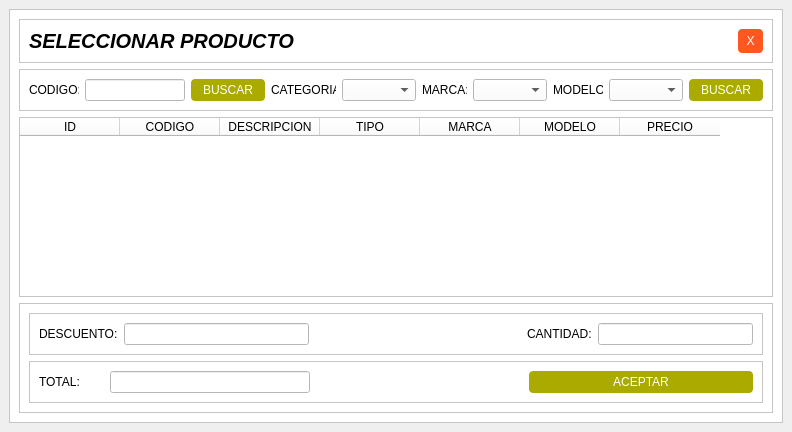
<?xml version="1.0" encoding="UTF-8"?>
<ui version="4.0">
 <class>sell_w</class>
 <widget class="QMainWindow" name="sell_w">
  <property name="geometry">
   <rect>
    <x>0</x>
    <y>0</y>
    <width>792</width>
    <height>432</height>
   </rect>
  </property>
  <property name="windowTitle">
   <string>MainWindow</string>
  </property>
  <widget class="QWidget" name="centralwidget">
   <layout class="QHBoxLayout" name="horizontalLayout">
    <item>
     <widget class="QFrame" name="frame">
      <property name="styleSheet">
       <string notr="true">background-color: rgb(255, 255, 255);</string>
      </property>
      <property name="frameShape">
       <enum>QFrame::StyledPanel</enum>
      </property>
      <property name="frameShadow">
       <enum>QFrame::Raised</enum>
      </property>
      <layout class="QVBoxLayout" name="verticalLayout_2">
       <item>
        <widget class="QFrame" name="frame_6">
         <property name="frameShape">
          <enum>QFrame::StyledPanel</enum>
         </property>
         <property name="frameShadow">
          <enum>QFrame::Raised</enum>
         </property>
         <layout class="QHBoxLayout" name="horizontalLayout_5">
          <item>
           <widget class="QLabel" name="label_2">
            <property name="font">
             <font>
              <family>MS Sans Serif</family>
              <pointsize>15</pointsize>
              <weight>75</weight>
              <italic>true</italic>
              <bold>true</bold>
             </font>
            </property>
            <property name="text">
             <string>SELECCIONAR PRODUCTO</string>
            </property>
           </widget>
          </item>
          <item>
           <spacer name="horizontalSpacer_4">
            <property name="orientation">
             <enum>Qt::Horizontal</enum>
            </property>
            <property name="sizeType">
             <enum>QSizePolicy::Ignored</enum>
            </property>
            <property name="sizeHint" stdset="0">
             <size>
              <width>345</width>
              <height>20</height>
             </size>
            </property>
           </spacer>
          </item>
          <item>
           <widget class="QPushButton" name="pushButton">
            <property name="maximumSize">
             <size>
              <width>25</width>
              <height>25</height>
             </size>
            </property>
            <property name="sizeIncrement">
             <size>
              <width>0</width>
              <height>0</height>
             </size>
            </property>
            <property name="styleSheet">
             <string notr="true">QPushButton {
background-color: #ff5722;
		border-radius: 4px;
		color: #fff;
}

QPushButton:hover {
 background-color: rgb(170, 170, 150);
}</string>
            </property>
            <property name="text">
             <string>X</string>
            </property>
           </widget>
          </item>
         </layout>
        </widget>
       </item>
       <item>
        <widget class="QFrame" name="frame_2">
         <property name="frameShape">
          <enum>QFrame::StyledPanel</enum>
         </property>
         <property name="frameShadow">
          <enum>QFrame::Raised</enum>
         </property>
         <layout class="QHBoxLayout" name="horizontalLayout_2">
          <item>
           <widget class="QLabel" name="label">
            <property name="maximumSize">
             <size>
              <width>50</width>
              <height>16777215</height>
             </size>
            </property>
            <property name="text">
             <string>CODIGO:</string>
            </property>
           </widget>
          </item>
          <item>
           <widget class="QLineEdit" name="cod_seleccion">
            <property name="maximumSize">
             <size>
              <width>100</width>
              <height>16777215</height>
             </size>
            </property>
           </widget>
          </item>
          <item>
           <widget class="QPushButton" name="buscar_cod_sel">
            <property name="maximumSize">
             <size>
              <width>16777215</width>
              <height>40</height>
             </size>
            </property>
            <property name="styleSheet">
             <string notr="true">QPushButton {
	background-color: rgb(170, 170, 0);
		border-radius: 4px;
		color: #fff;
}

QPushButton:hover {
 background-color: rgb(170, 170, 150);

}</string>
            </property>
            <property name="text">
             <string>BUSCAR</string>
            </property>
           </widget>
          </item>
          <item>
           <widget class="QLabel" name="label_3">
            <property name="maximumSize">
             <size>
              <width>65</width>
              <height>16777215</height>
             </size>
            </property>
            <property name="text">
             <string>CATEGORIA:</string>
            </property>
           </widget>
          </item>
          <item>
           <widget class="QComboBox" name="cat_cbx_seleccion">
            <property name="maximumSize">
             <size>
              <width>100</width>
              <height>16777215</height>
             </size>
            </property>
           </widget>
          </item>
          <item>
           <widget class="QLabel" name="label_4">
            <property name="maximumSize">
             <size>
              <width>45</width>
              <height>16777215</height>
             </size>
            </property>
            <property name="text">
             <string>MARCA:</string>
            </property>
           </widget>
          </item>
          <item>
           <widget class="QComboBox" name="mar_cbx_seleccion">
            <property name="maximumSize">
             <size>
              <width>100</width>
              <height>16777215</height>
             </size>
            </property>
           </widget>
          </item>
          <item>
           <widget class="QLabel" name="label_5">
            <property name="maximumSize">
             <size>
              <width>50</width>
              <height>16777215</height>
             </size>
            </property>
            <property name="text">
             <string>MODELO:</string>
            </property>
           </widget>
          </item>
          <item>
           <widget class="QComboBox" name="mod_cbx_seleccion">
            <property name="maximumSize">
             <size>
              <width>100</width>
              <height>16777215</height>
             </size>
            </property>
           </widget>
          </item>
          <item>
           <widget class="QPushButton" name="buscar_mod_sel">
            <property name="maximumSize">
             <size>
              <width>16777215</width>
              <height>40</height>
             </size>
            </property>
            <property name="styleSheet">
             <string notr="true">QPushButton {
	background-color: rgb(170, 170, 0);
		border-radius: 4px;
		color: #fff;
}

QPushButton:hover {
 background-color: rgb(170, 170, 150);

}</string>
            </property>
            <property name="text">
             <string>BUSCAR</string>
            </property>
           </widget>
          </item>
         </layout>
        </widget>
       </item>
       <item>
        <widget class="QTableWidget" name="tabla_seleccion">
         <property name="editTriggers">
          <set>QAbstractItemView::NoEditTriggers</set>
         </property>
         <property name="selectionBehavior">
          <enum>QAbstractItemView::SelectRows</enum>
         </property>
         <column>
          <property name="text">
           <string>ID</string>
          </property>
         </column>
         <column>
          <property name="text">
           <string>CODIGO</string>
          </property>
         </column>
         <column>
          <property name="text">
           <string>DESCRIPCION</string>
          </property>
         </column>
         <column>
          <property name="text">
           <string>TIPO</string>
          </property>
         </column>
         <column>
          <property name="text">
           <string>MARCA</string>
          </property>
         </column>
         <column>
          <property name="text">
           <string>MODELO</string>
          </property>
         </column>
         <column>
          <property name="text">
           <string>PRECIO</string>
          </property>
         </column>
        </widget>
       </item>
       <item>
        <widget class="QFrame" name="frame_3">
         <property name="frameShape">
          <enum>QFrame::StyledPanel</enum>
         </property>
         <property name="frameShadow">
          <enum>QFrame::Raised</enum>
         </property>
         <layout class="QVBoxLayout" name="verticalLayout">
          <item>
           <widget class="QFrame" name="frame_4">
            <property name="frameShape">
             <enum>QFrame::StyledPanel</enum>
            </property>
            <property name="frameShadow">
             <enum>QFrame::Raised</enum>
            </property>
            <layout class="QHBoxLayout" name="horizontalLayout_3">
             <item>
              <widget class="QLabel" name="label_6">
               <property name="text">
                <string>DESCUENTO:</string>
               </property>
              </widget>
             </item>
             <item>
              <widget class="QLineEdit" name="dscto_seleccion">
               <property name="maximumSize">
                <size>
                 <width>200</width>
                 <height>16777215</height>
                </size>
               </property>
              </widget>
             </item>
             <item>
              <spacer name="horizontalSpacer_2">
               <property name="orientation">
                <enum>Qt::Horizontal</enum>
               </property>
               <property name="sizeType">
                <enum>QSizePolicy::MinimumExpanding</enum>
               </property>
               <property name="sizeHint" stdset="0">
                <size>
                 <width>212</width>
                 <height>20</height>
                </size>
               </property>
              </spacer>
             </item>
             <item>
              <widget class="QLabel" name="label_7">
               <property name="text">
                <string>CANTIDAD:</string>
               </property>
              </widget>
             </item>
             <item>
              <widget class="QLineEdit" name="cantidad_seleccion">
               <property name="minimumSize">
                <size>
                 <width>150</width>
                 <height>0</height>
                </size>
               </property>
               <property name="maximumSize">
                <size>
                 <width>155</width>
                 <height>16777215</height>
                </size>
               </property>
              </widget>
             </item>
            </layout>
           </widget>
          </item>
          <item>
           <widget class="QFrame" name="frame_5">
            <property name="frameShape">
             <enum>QFrame::StyledPanel</enum>
            </property>
            <property name="frameShadow">
             <enum>QFrame::Raised</enum>
            </property>
            <layout class="QHBoxLayout" name="horizontalLayout_4">
             <item>
              <widget class="QLabel" name="label_8">
               <property name="maximumSize">
                <size>
                 <width>65</width>
                 <height>16777215</height>
                </size>
               </property>
               <property name="text">
                <string>TOTAL:</string>
               </property>
              </widget>
             </item>
             <item>
              <widget class="QLineEdit" name="total_seleccion">
               <property name="maximumSize">
                <size>
                 <width>200</width>
                 <height>16777215</height>
                </size>
               </property>
               <property name="readOnly">
                <bool>true</bool>
               </property>
              </widget>
             </item>
             <item>
              <spacer name="horizontalSpacer_3">
               <property name="orientation">
                <enum>Qt::Horizontal</enum>
               </property>
               <property name="sizeType">
                <enum>QSizePolicy::Ignored</enum>
               </property>
               <property name="sizeHint" stdset="0">
                <size>
                 <width>213</width>
                 <height>20</height>
                </size>
               </property>
              </spacer>
             </item>
             <item>
              <widget class="QPushButton" name="aceptar_seleccion">
               <property name="maximumSize">
                <size>
                 <width>16777215</width>
                 <height>40</height>
                </size>
               </property>
               <property name="styleSheet">
                <string notr="true">QPushButton {
	background-color: rgb(170, 170, 0);
		border-radius: 4px;
		color: #fff;
}

QPushButton:hover {
 background-color: rgb(170, 170, 150);

}</string>
               </property>
               <property name="text">
                <string>ACEPTAR</string>
               </property>
              </widget>
             </item>
            </layout>
           </widget>
          </item>
         </layout>
        </widget>
       </item>
      </layout>
     </widget>
    </item>
   </layout>
  </widget>
 </widget>
 <resources/>
 <connections/>
</ui>
